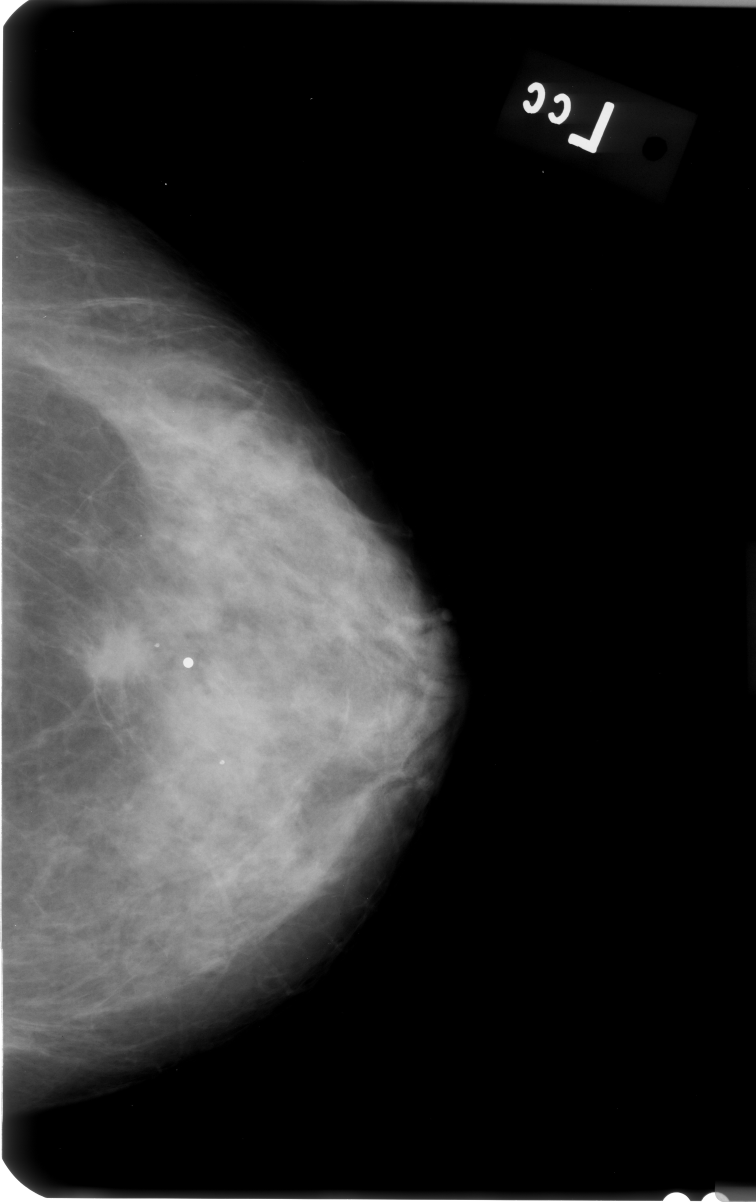
#> input picture data/P_00001/L-CC.jpg, 3024 x 4808 px, found by its file name (shown at 1/4 size)
$ python breast_surface_reconstruction.py
#> lines starting #> are read from the running program, lines starting #| are printed output that depends on the picture; after the words box and inside, x2 and y2 are one past the last pixel; in counts of white or black regions, pixels touching at a corner belong together
#!/usr/bin/env python3
"""
========================================================================================
Ricostruzione Tridimensionale dell'Inviluppo di Superficie della Mammella (Skin Envelope)
da Mammografia Bi-Planare (Viste CC ed MLO)
========================================================================================

Orientamento Anatomico nello Spazio 3D / Blender:
  +Y : Direzione Anteriore (dal torace Y=0 verso il capezzolo Y=target_depth_mm)
  +Z : Direzione Superiore (verso la testa / cavo ascellare)
  -Z : Direzione Inferiore (verso l'addome / solco sottomammario)
  +X : Direzione Laterale (verso il braccio)
  -X : Direzione Mediale (verso lo sterno)
"""

import os
import sys
import argparse
import json
import time
import subprocess
import cv2
import numpy as np
import trimesh
import matplotlib.pyplot as plt
from mpl_toolkits.mplot3d import Axes3D
from mpl_toolkits.mplot3d.art3d import Poly3DCollection
from scipy.ndimage import gaussian_filter1d

BLENDER_EXE = r"C:\Users\Pierluca\OneDrive\Documenti\Blender\blender.exe"

def extract_view_profile(image_path, target_depth_mm=140.0):
    """
    Estrae il profilo della cute, la posizione del capezzolo e i limiti anatomici
    della mammella, eliminando artefatti di scansione.
    """
#> called with image_path = 'data/P_00005/L-CC.jpg', target_depth_mm = 140
    if not os.path.exists(image_path):
        raise FileNotFoundError(f"Immagine non trovata: {image_path}")

    img = cv2.imread(image_path, cv2.IMREAD_GRAYSCALE)
#> img is the input picture: shape (4808, 3024); min 0, max 255, mean 42.7
    if img is None:
        raise ValueError(f"Impossibile aprire: {image_path}")

    h_orig, w_orig = img.shape
    scale = 600.0 / max(h_orig, w_orig)
    small = cv2.resize(img, (int(w_orig * scale), int(h_orig * scale)))

    # Pulizia artefatti scanner sui bordi superiore, inferiore e opposto alla parete toracica
    clean = small.copy()
    clean[:8, :] = 0; clean[-8:, :] = 0; clean[:, :8] = 0
#> after `clean[:, :8] = 0`:
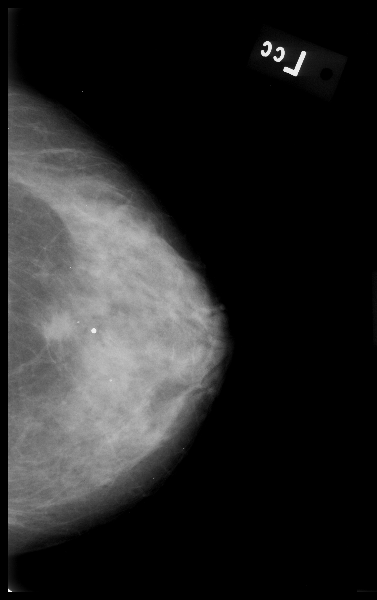
#> clean: shape (600, 377); min 0, max 255, mean 38.8

    _, bin_img = cv2.threshold(clean, 25, 255, cv2.THRESH_BINARY)
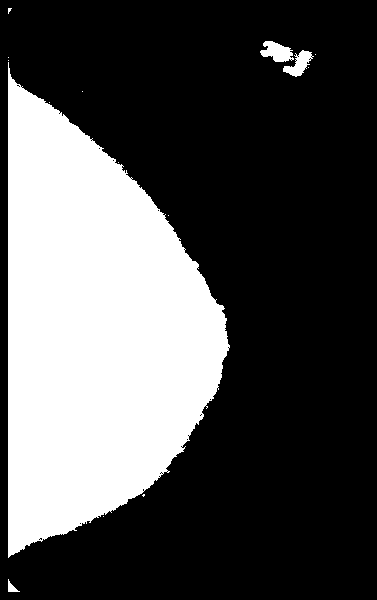
#> bin_img: shape (600, 377); 31.2% white; 15 white regions (11 under 20 px), largest, box (x1, y1, x2, y2) and area: (8, 62, 230, 558) 69664, (260, 41, 294, 62) 453, (283, 50, 314, 77) 389, (8, 579, 20, 592) 70
    num_labels, labels, stats, _ = cv2.connectedComponentsWithStats(bin_img)
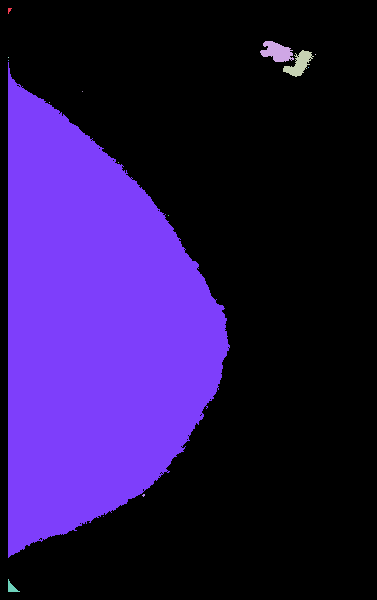
#> labels: shape (600, 377) int32; 16 distinct labels, from 0 to 15; one colour per label, 0 black
#> num_labels = 16; stats = 16 rows, first 6: [0, 0, 377, 600, 155595], [8, 8, 4, 6, 14], [260, 41, 34, 21, 453], [283, 50, 31, 27, 389], [315, 54, 1, 1, 1], [8, 57, 1, 1, 1]
    largest_idx = 1 + np.argmax(stats[1:, cv2.CC_STAT_AREA])
#> largest_idx = 7
    mask = (labels == largest_idx).astype(np.uint8)
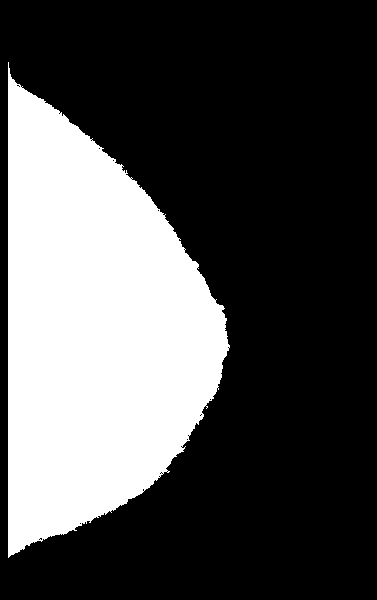
#> mask: shape (600, 377); values 0 (black) and 1 (white), 30.8% white; 1 white region, box (x1, y1, x2, y2) and area: (8, 62, 230, 558) 69664

    w = small.shape[1]
    is_chest_right = mask[:, 3 * w // 4:].mean() > mask[:, :w // 4].mean()
#> is_chest_right = False

    # Identificazione del capezzolo (apice colonna tessuto)
    cols_tissue = []
    for r in range(small.shape[0]):
        c = np.where(mask[r, :] > 0)[0]
        if len(c) > 10:
            cols_tissue.append((r, c.min() if is_chest_right else c.max()))
#> after the loop, cols_tissue = 468 pairs, first value 84 to 551, second value 19 to 229
    cols_tissue = np.array(cols_tissue)

    if is_chest_right:
        nip_idx = np.argmin(cols_tissue[:, 1])
        nip_r, nip_c = cols_tissue[nip_idx]
        chest_c = w - 1
        depth_px = chest_c - nip_c
    else:
        nip_idx = np.argmax(cols_tissue[:, 1])
#> nip_idx = 261
        nip_r, nip_c = cols_tissue[nip_idx]
#> nip_r = 345; nip_c = 229
        chest_c = 0
        depth_px = nip_c - chest_c
#> depth_px = 229

    mm_per_px = target_depth_mm / max(1, depth_px)
#> mm_per_px = 0.611

    # Estrazione profili min e max lungo la profondita torace -> capezzolo
    r_mins, r_maxs = [], []
    for d in range(depth_px + 1):
        col = (chest_c - d) if is_chest_right else (chest_c + d)
        rows = np.where(mask[:, col] > 0)[0]
        if len(rows) > 0:
            r_mins.append(rows.min())
            r_maxs.append(rows.max())
        else:
            r_mins.append(nip_r)
            r_maxs.append(nip_r)
#> after the loop, r_maxs = 230 values, max 557 at index 8, min 345 at index 0, mean 485.1; r_mins = 230 values, max 345 at index 0, min 62 at index 8, mean 182.5

    r_mins_smooth = gaussian_filter1d(np.array(r_mins, dtype=float), sigma=4.0)
#> r_mins_smooth = 230 values, max 332.1 at index 0, min 84.84 at index 18, mean 182.5
    r_maxs_smooth = gaussian_filter1d(np.array(r_maxs, dtype=float), sigma=4.0)
#> r_maxs_smooth = 230 values, max 549.9 at index 18, min 353.8 at index 229, mean 485.1

    return {
        'orig_path': os.path.abspath(image_path),
        'orig_shape': (h_orig, w_orig),
        'small_shape': small.shape,
        'small_img': small,
        'scale': scale,
        'is_chest_right': is_chest_right,
        'chest_c': chest_c,
        'nip_r': nip_r,
        'nip_c': nip_c,
        'depth_px': depth_px,
        'mm_per_px': mm_per_px,
        'r_mins': r_mins_smooth,
        'r_maxs': r_maxs_smooth,
        'r_min_chest': r_mins_smooth[0],
        'r_max_chest': r_maxs_smooth[0]
    }

def build_anatomical_mesh(cc, mlo, target_depth_mm=140.0, num_slices=75, num_radial=64):
    """
    Costruisce la mesh 3D in coordinate anatomiche reali.
    """
    avg_depth_px = 0.5 * (cc['depth_px'] + mlo['depth_px'])
    mm_per_px = target_depth_mm / max(1.0, avg_depth_px)

    t_samples = np.linspace(0.0, 1.0, num_slices)

    # Vista CC (Asse X: Mediale - Laterale)
    idx_cc = np.clip((t_samples * cc['depth_px']).astype(int), 0, cc['depth_px'])
    cc_min = cc['r_mins'][idx_cc]
    cc_max = cc['r_maxs'][idx_cc]
    X_med = (cc_min - cc['nip_r']) * mm_per_px
    X_lat = (cc_max - cc['nip_r']) * mm_per_px
    Xc_vals = 0.5 * (X_med + X_lat)
    W_vals = np.maximum(2.0, X_lat - X_med)

    # Vista MLO (Asse Z: Supero - Inferiore)
    idx_mlo = np.clip((t_samples * mlo['depth_px']).astype(int), 0, mlo['depth_px'])
    mlo_min = mlo['r_mins'][idx_mlo]
    mlo_max = mlo['r_maxs'][idx_mlo]
    Z_sup = (mlo['nip_r'] - mlo_min) * mm_per_px
    Z_inf = (mlo['nip_r'] - mlo_max) * mm_per_px
    Zc_vals = 0.5 * (Z_sup + Z_inf)
    H_vals = np.maximum(2.0, Z_sup - Z_inf)

    # Asse Y: profondita torace -> capezzolo
    Y_vals = t_samples * target_depth_mm

    thetas = np.linspace(0, 2 * np.pi, num_radial, endpoint=False)
    cos_th = np.cos(thetas)
    sin_th = np.sin(thetas)
    p_exp = 2.1
    cos_sign = np.sign(cos_th) * (np.abs(cos_th) ** (2.0 / p_exp))
    sin_sign = np.sign(sin_th) * (np.abs(sin_th) ** (2.0 / p_exp))

    vertices = []
    for i in range(num_slices):
        t = t_samples[i]
        y = Y_vals[i]
        xc = Xc_vals[i]
        zc = Zc_vals[i]
        w = W_vals[i]
        h = H_vals[i]

        for j in range(num_radial):
            x = xc + 0.5 * w * cos_sign[j]
            z = zc + 0.5 * h * sin_sign[j]
            # Curvatura convessa naturale della gabbia toracica
            chest_curve = -10.0 * ((1.0 - t) ** 2.0) * ((cos_sign[j]) ** 2.0 + 0.5 * (sin_sign[j]) ** 2.0)
            vertices.append([x, y + chest_curve, z])

    chest_center_idx = len(vertices)
    vertices.append([Xc_vals[0], -10.0, Zc_vals[0]])

    nipple_tip_idx = len(vertices)
    vertices.append([Xc_vals[-1], target_depth_mm, Zc_vals[-1]])

    vertices = np.array(vertices, dtype=float)
    faces = []

    for i in range(num_slices - 1):
        r_curr = i * num_radial
        r_next = (i + 1) * num_radial
        for j in range(num_radial):
            j_next = (j + 1) % num_radial
            faces.append([r_curr + j, r_curr + j_next, r_next + j_next])
            faces.append([r_curr + j, r_next + j_next, r_next + j])

    for j in range(num_radial):
        j_next = (j + 1) % num_radial
        faces.append([chest_center_idx, j_next, j])

    last_ring = (num_slices - 1) * num_radial
    for j in range(num_radial):
        j_next = (j + 1) % num_radial
        faces.append([last_ring + j, last_ring + j_next, nipple_tip_idx])

    faces = np.array(faces, dtype=int)
    mesh = trimesh.Trimesh(vertices=vertices, faces=faces)
    mesh.fix_normals()

    bounds_cc = (float(X_med[0]), float(X_lat[0]), float(target_depth_mm))
    bounds_mlo = (float(Z_inf[0]), float(Z_sup[0]), float(target_depth_mm))

    return mesh, mm_per_px, bounds_cc, bounds_mlo

# [284 lines left out: functions render_multiview_figure, build_blender_scene, not called in this run]

def process_patient(patient_id="P_00005", data_root="data", output_base="05_Ricostruzione_Mammella_3D/output",
                    target_depth_mm=140.0, cc_path=None, mlo_path=None):
    """
    Esegue la pipeline di ricostruzione per il paziente.
    """
    t0 = time.time()
    patient_dir = os.path.join(data_root, patient_id)
    out_dir = os.path.join(output_base, patient_id)
    os.makedirs(out_dir, exist_ok=True)

    if cc_path is None or mlo_path is None:
        r_cc = os.path.join(patient_dir, "R-CC.jpg")
        r_mlo = os.path.join(patient_dir, "R-MLO.jpg")
        l_cc = os.path.join(patient_dir, "L-CC.jpg")
        l_mlo = os.path.join(patient_dir, "L-MLO.jpg")

        if os.path.exists(r_cc) and os.path.exists(r_mlo):
            cc_path, mlo_path = r_cc, r_mlo
            laterality = "R"
        elif os.path.exists(l_cc) and os.path.exists(l_mlo):
            cc_path, mlo_path = l_cc, l_mlo
            laterality = "L"
        else:
            raise FileNotFoundError(f"Impossibile trovare una coppia CC+MLO in {patient_dir}")
    else:
        laterality = "R" if "R-" in os.path.basename(cc_path) else "L"

    print(f"\n=======================================================")
    print(f" Ricostruzione Superficie 3D Mammella: {patient_id} ({laterality})")
    print(f" CC:  {cc_path}")
    print(f" MLO: {mlo_path}")
    print(f"=======================================================")

    print("[1/5] Estrazione contorni cutanei e landmark anatomici...")
    cc = extract_view_profile(cc_path, target_depth_mm=target_depth_mm)
#> cc = 15 items
    mlo = extract_view_profile(mlo_path, target_depth_mm=target_depth_mm)
#> call 2 of extract_view_profile, with image_path = 'data/P_00005/L-MLO.jpg', target_depth_mm = 140
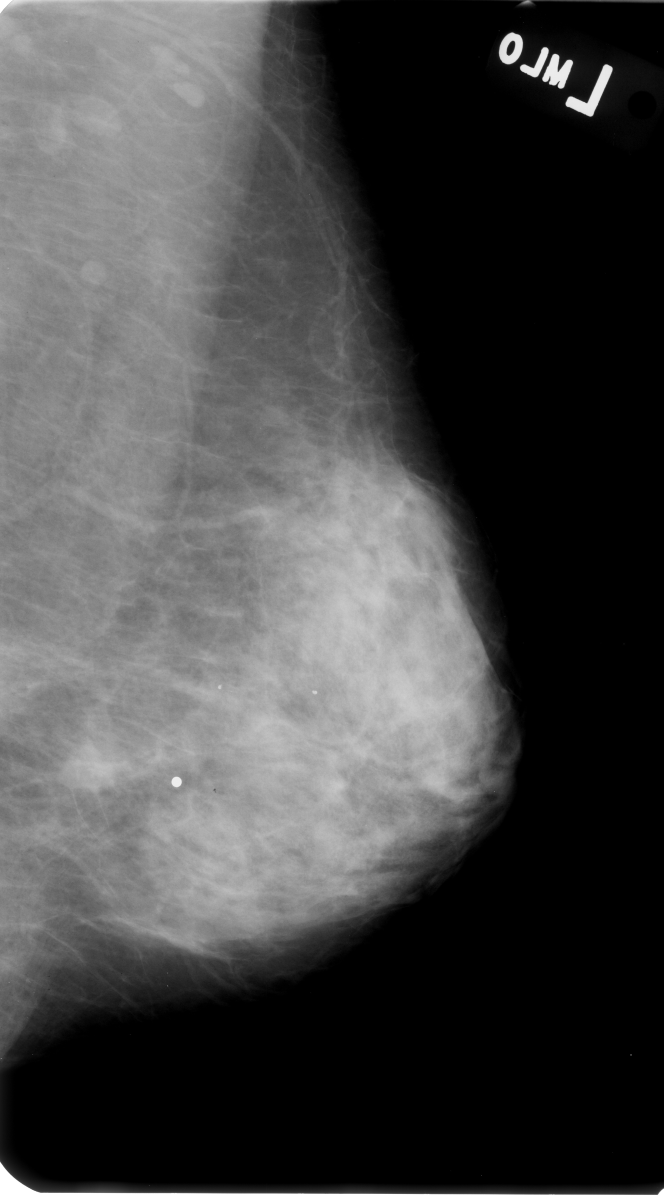
#> input picture data/P_00001/L-MLO.jpg, 2656 x 4800 px, found by its file name (shown at 1/4 size)
#> in extract_view_profile, img is the input picture: shape (4800, 2656); min 0, max 255, mean 70.3
#> in extract_view_profile (call 2), `small = cv2.resize(img, (int(w_orig * scale), int(h_orig * scale)))`:
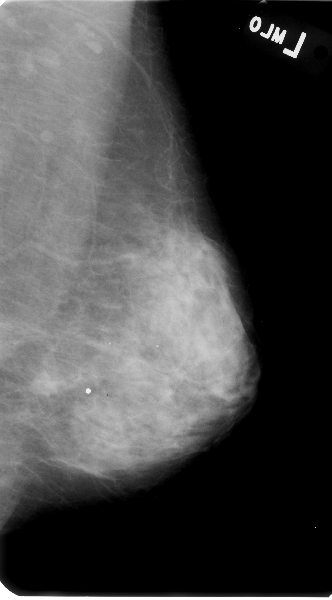
#> small: shape (600, 332); min 0, max 255, mean 70.4
#> in extract_view_profile (call 2), `clean[:, :8] = 0`:
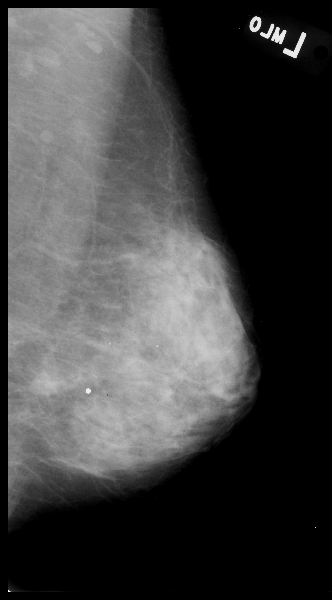
#> clean: shape (600, 332); min 0, max 255, mean 64.8
#> (the rest of the program and of its run is left out)
